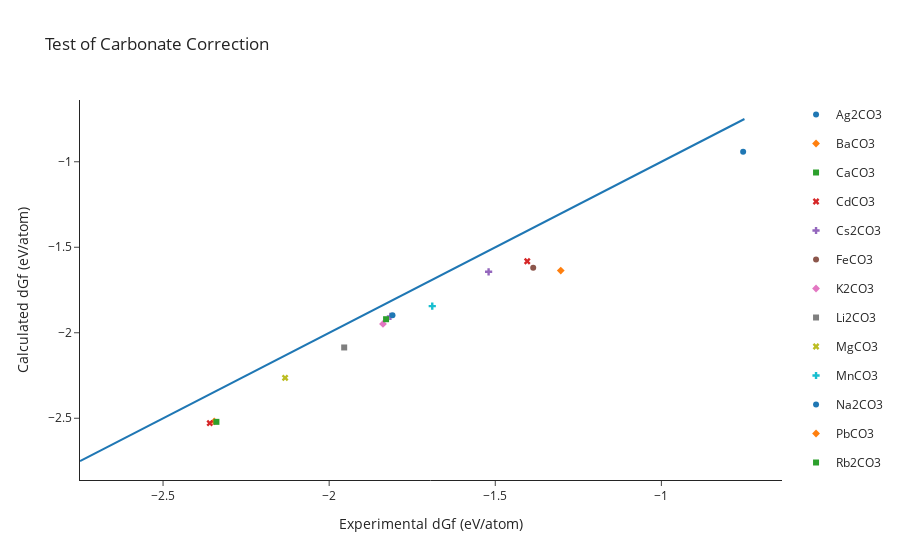

Notebook cell for this chart:
### Code cell
energies_calc = []
energies_exp = []
names = []

for e_exp, e_calc in zip(exp_entries, mp_entries):
    energy_exp = e_exp.energy_per_atom
    energy_calc = e_calc.energy_per_atom
    name = e_calc.composition.reduced_formula
    
    energies_exp.append(energy_exp)
    energies_calc.append(energy_calc)
    names.append(name)
    
df = pandas.DataFrame({"x":energies_exp, "y":energies_calc, "name":names})

scatter = px.scatter(df, x="x", y="y", hover_name="name", symbol="name", color="name")
line = px.line(x=[-2.75, -0.75], y=[-2.75, -0.75])

fig = go.Figure(scatter.data + line.data)
fig.update_layout({"title": "Test of Carbonate Correction",
                   "xaxis_title":"Experimental dGf (eV/atom)",
                   "yaxis_title":"Calculated dGf (eV/atom)"})
fig.show()

### Figure 1 — Plotly figure (JSON) as saved in the notebook; plotly's stock layout.template omitted (floating-point values rounded to 4 significant figures)
{"data": [{"hovertemplate": "<b>%{hovertext}</b><br><br>name=Ag2CO3<br>x=%{x}<br>y=%{y}<extra></extra>", "hovertext": ["Ag2CO3"], "legendgroup": "Ag2CO3", "marker": {"color": "#1F77B4", "symbol": "circle"}, "mode": "markers", "name": "Ag2CO3", "orientation": "v", "showlegend": true, "type": "scatter", "x": [-0.7539], "xaxis": "x", "y": [-0.9418], "yaxis": "y"}, {"hovertemplate": "<b>%{hovertext}</b><br><br>name=BaCO3<br>x=%{x}<br>y=%{y}<extra></extra>", "hovertext": ["BaCO3"], "legendgroup": "BaCO3", "marker": {"color": "#FF7F0E", "symbol": "diamond"}, "mode": "markers", "name": "BaCO3", "orientation": "v", "showlegend": true, "type": "scatter", "x": [-2.346], "xaxis": "x", "y": [-2.519], "yaxis": "y"}, {"hovertemplate": "<b>%{hovertext}</b><br><br>name=CaCO3<br>x=%{x}<br>y=%{y}<extra></extra>", "hovertext": ["CaCO3"], "legendgroup": "CaCO3", "marker": {"color": "#2CA02C", "symbol": "square"}, "mode": "markers", "name": "CaCO3", "orientation": "v", "showlegend": true, "type": "scatter", "x": [-2.339], "xaxis": "x", "y": [-2.521], "yaxis": "y"}, {"hovertemplate": "<b>%{hovertext}</b><br><br>name=CdCO3<br>x=%{x}<br>y=%{y}<extra></extra>", "hovertext": ["CdCO3"], "legendgroup": "CdCO3", "marker": {"color": "#D62728", "symbol": "x"}, "mode": "markers", "name": "CdCO3", "orientation": "v", "showlegend": true, "type": "scatter", "x": [-1.404], "xaxis": "x", "y": [-1.582], "yaxis": "y"}, {"hovertemplate": "<b>%{hovertext}</b><br><br>name=Cs2CO3<br>x=%{x}<br>y=%{y}<extra></extra>", "hovertext": ["Cs2CO3"], "legendgroup": "Cs2CO3", "marker": {"color": "#9467BD", "symbol": "cross"}, "mode": "markers", "name": "Cs2CO3", "orientation": "v", "showlegend": true, "type": "scatter", "x": [-1.816], "xaxis": "x", "y": [-1.905], "yaxis": "y"}, {"hovertemplate": "<b>%{hovertext}</b><br><br>name=FeCO3<br>x=%{x}<br>y=%{y}<extra></extra>", "hovertext": ["FeCO3"], "legendgroup": "FeCO3", "marker": {"color": "#8C564B", "symbol": "circle"}, "mode": "markers", "name": "FeCO3", "orientation": "v", "showlegend": true, "type": "scatter", "x": [-1.386], "xaxis": "x", "y": [-1.62], "yaxis": "y"}, {"hovertemplate": "<b>%{hovertext}</b><br><br>name=K2CO3<br>x=%{x}<br>y=%{y}<extra></extra>", "hovertext": ["K2CO3"], "legendgroup": "K2CO3", "marker": {"color": "#E377C2", "symbol": "diamond"}, "mode": "markers", "name": "K2CO3", "orientation": "v", "showlegend": true, "type": "scatter", "x": [-1.838], "xaxis": "x", "y": [-1.948], "yaxis": "y"}, {"hovertemplate": "<b>%{hovertext}</b><br><br>name=Li2CO3<br>x=%{x}<br>y=%{y}<extra></extra>", "hovertext": ["Li2CO3"], "legendgroup": "Li2CO3", "marker": {"color": "#7F7F7F", "symbol": "square"}, "mode": "markers", "name": "Li2CO3", "orientation": "v", "showlegend": true, "type": "scatter", "x": [-1.955], "xaxis": "x", "y": [-2.086], "yaxis": "y"}, {"hovertemplate": "<b>%{hovertext}</b><br><br>name=MgCO3<br>x=%{x}<br>y=%{y}<extra></extra>", "hovertext": ["MgCO3"], "legendgroup": "MgCO3", "marker": {"color": "#BCBD22", "symbol": "x"}, "mode": "markers", "name": "MgCO3", "orientation": "v", "showlegend": true, "type": "scatter", "x": [-2.133], "xaxis": "x", "y": [-2.264], "yaxis": "y"}, {"hovertemplate": "<b>%{hovertext}</b><br><br>name=MnCO3<br>x=%{x}<br>y=%{y}<extra></extra>", "hovertext": ["MnCO3"], "legendgroup": "MnCO3", "marker": {"color": "#17BECF", "symbol": "cross"}, "mode": "markers", "name": "MnCO3", "orientation": "v", "showlegend": true, "type": "scatter", "x": [-1.69], "xaxis": "x", "y": [-1.844], "yaxis": "y"}, {"hovertemplate": "<b>%{hovertext}</b><br><br>name=Na2CO3<br>x=%{x}<br>y=%{y}<extra></extra>", "hovertext": ["Na2CO3"], "legendgroup": "Na2CO3", "marker": {"color": "#1F77B4", "symbol": "circle"}, "mode": "markers", "name": "Na2CO3", "orientation": "v", "showlegend": true, "type": "scatter", "x": [-1.809], "xaxis": "x", "y": [-1.898], "yaxis": "y"}, {"hovertemplate": "<b>%{hovertext}</b><br><br>name=PbCO3<br>x=%{x}<br>y=%{y}<extra></extra>", "hovertext": ["PbCO3"], "legendgroup": "PbCO3", "marker": {"color": "#FF7F0E", "symbol": "diamond"}, "mode": "markers", "name": "PbCO3", "orientation": "v", "showlegend": true, "type": "scatter", "x": [-1.303], "xaxis": "x", "y": [-1.636], "yaxis": "y"}, {"hovertemplate": "<b>%{hovertext}</b><br><br>name=Rb2CO3<br>x=%{x}<br>y=%{y}<extra></extra>", "hovertext": ["Rb2CO3"], "legendgroup": "Rb2CO3", "marker": {"color": "#2CA02C", "symbol": "square"}, "mode": "markers", "name": "Rb2CO3", "orientation": "v", "showlegend": true, "type": "scatter", "x": [-1.829], "xaxis": "x", "y": [-1.921], "yaxis": "y"}, {"hovertemplate": "<b>%{hovertext}</b><br><br>name=SrCO3<br>x=%{x}<br>y=%{y}<extra></extra>", "hovertext": ["SrCO3"], "legendgroup": "SrCO3", "marker": {"color": "#D62728", "symbol": "x"}, "mode": "markers", "name": "SrCO3", "orientation": "v", "showlegend": true, "type": "scatter", "x": [-2.359], "xaxis": "x", "y": [-2.529], "yaxis": "y"}, {"hovertemplate": "<b>%{hovertext}</b><br><br>name=ZnCO3<br>x=%{x}<br>y=%{y}<extra></extra>", "hovertext": ["ZnCO3"], "legendgroup": "ZnCO3", "marker": {"color": "#9467BD", "symbol": "cross"}, "mode": "markers", "name": "ZnCO3", "orientation": "v", "showlegend": true, "type": "scatter", "x": [-1.52], "xaxis": "x", "y": [-1.643], "yaxis": "y"}, {"hovertemplate": "x=%{x}<br>y=%{y}<extra></extra>", "legendgroup": "", "line": {"color": "#1F77B4", "dash": "solid"}, "marker": {"symbol": "circle"}, "mode": "lines", "name": "", "orientation": "v", "showlegend": false, "type": "scatter", "x": [-2.75, -0.75], "xaxis": "x", "y": [-2.75, -0.75], "yaxis": "y"}], "layout": {"title": {"text": "Test of Carbonate Correction"}, "xaxis": {"title": {"text": "Experimental dGf (eV/atom)"}}, "yaxis": {"title": {"text": "Calculated dGf (eV/atom)"}}}}
